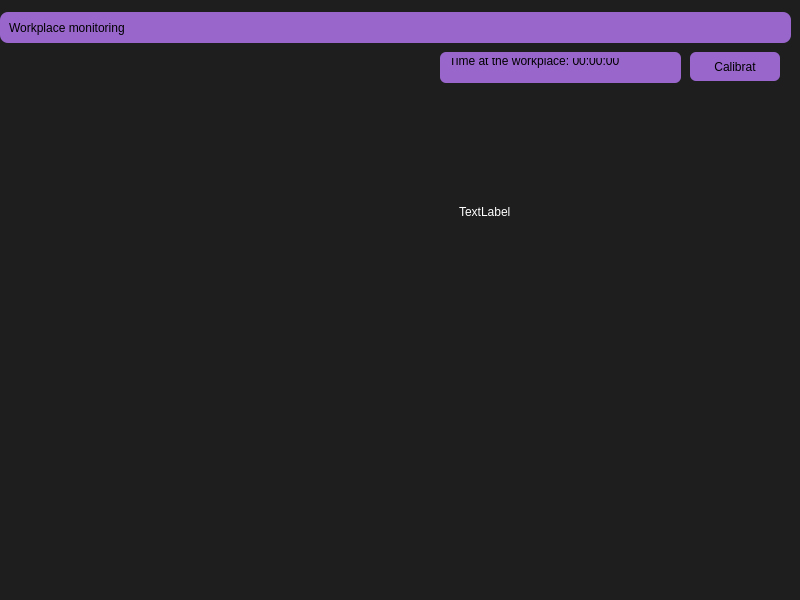
<?xml version="1.0" encoding="UTF-8"?>
<ui version="4.0">
 <class>MainWindow</class>
 <widget class="QMainWindow" name="MainWindow">
  <property name="geometry">
   <rect>
    <x>0</x>
    <y>0</y>
    <width>800</width>
    <height>600</height>
   </rect>
  </property>
  <property name="windowTitle">
   <string>MainWindow</string>
  </property>
  <property name="styleSheet">
   <string notr="true">color: #ffffff;
background-color: #1e1e1e;
padding: 6px;
border-radius: 6px;
</string>
  </property>
  <widget class="QWidget" name="centralwidget">
   <widget class="QLabel" name="labelVideo">
    <property name="geometry">
     <rect>
      <x>450</x>
      <y>80</y>
      <width>320</width>
      <height>240</height>
     </rect>
    </property>
    <property name="minimumSize">
     <size>
      <width>320</width>
      <height>240</height>
     </size>
    </property>
    <property name="styleSheet">
     <string notr="true">ui-&gt;labelVideo-&gt;setStyleSheet(
    &quot;background-color: #000000;&quot;
    &quot;border-radius: 6px;&quot;
);
</string>
    </property>
    <property name="frameShape">
     <enum>QFrame::Shape::Box</enum>
    </property>
    <property name="text">
     <string>TextLabel</string>
    </property>
   </widget>
   <widget class="QPushButton" name="btnCalibrate">
    <property name="geometry">
     <rect>
      <x>690</x>
      <y>40</y>
      <width>90</width>
      <height>29</height>
     </rect>
    </property>
    <property name="styleSheet">
     <string notr="true">color: #000000;
background-color: #9966CC;
padding: 6px;
border-radius: 6px;
</string>
    </property>
    <property name="text">
     <string>Calibrat</string>
    </property>
   </widget>
   <widget class="QLabel" name="labelWorkTime">
    <property name="geometry">
     <rect>
      <x>440</x>
      <y>40</y>
      <width>241</width>
      <height>31</height>
     </rect>
    </property>
    <property name="styleSheet">
     <string notr="true">color: #000000;
background-color: #9966CC;
padding: 6px;
border-radius: 6px;
</string>
    </property>
    <property name="text">
     <string>Time at the workplace: 00:00:00
</string>
    </property>
   </widget>
   <widget class="QLabel" name="label">
    <property name="geometry">
     <rect>
      <x>0</x>
      <y>0</y>
      <width>791</width>
      <height>31</height>
     </rect>
    </property>
    <property name="styleSheet">
     <string notr="true">color: #000000;
background-color: #9966CC;
padding: 6px;
border-radius: 8px;
</string>
    </property>
    <property name="text">
     <string>Workplace monitoring</string>
    </property>
   </widget>
  </widget>
  <widget class="QMenuBar" name="menubar">
   <property name="geometry">
    <rect>
     <x>0</x>
     <y>0</y>
     <width>800</width>
     <height>37</height>
    </rect>
   </property>
  </widget>
  <widget class="QStatusBar" name="statusbar"/>
 </widget>
 <resources/>
 <connections/>
</ui>
